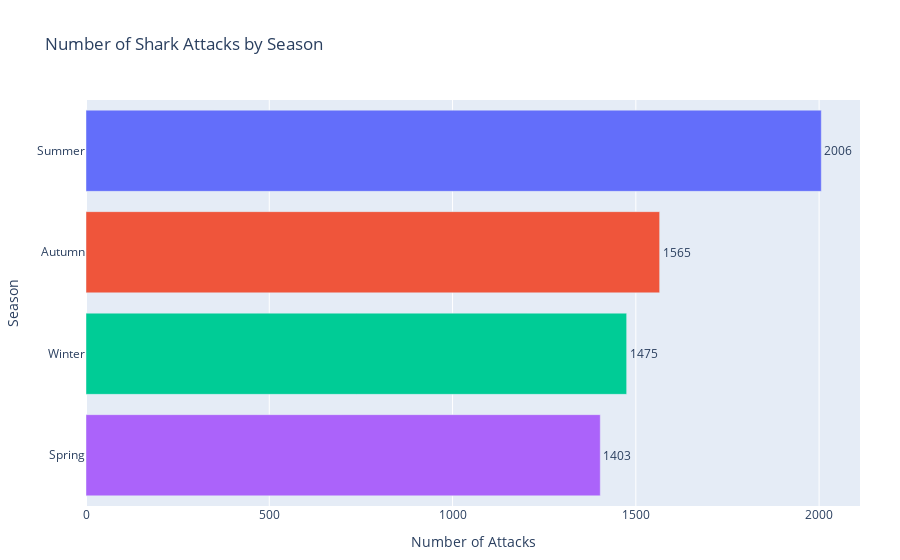

The cell this chart's notebook holds for it:
### Markdown cell above
#### 2. Seasons corresponding to shark attacks

### Code cell
#Number of attacks per season
season_counts = df['Season'].value_counts().reset_index()
season_counts.columns = ['Season', 'Number of Attacks']

#create an interactive horizontal bar chart
fig = px.bar(season_counts,
             x='Number of Attacks',
             y='Season',
             color='Season',
             orientation='h',
             title='Number of Shark Attacks by Season',
             text='Number of Attacks')

#Layout adjustments
fig.update_traces(textposition='outside')
fig.update_layout(xaxis_title='Number of Attacks',
                  yaxis_title='Season',
                  showlegend=False,
                  margin=dict(t=100, b=40, l=60, r=40))
fig.show()

### Figure 1 — Plotly figure (JSON) as saved in the notebook; plotly's stock layout.template omitted (floating-point values rounded to 4 significant figures)
{"data": [{"hovertemplate": "Season=%{y}<br>Number of Attacks=%{text}<extra></extra>", "legendgroup": "Summer", "marker": {"color": "#636efa", "pattern": {"shape": ""}}, "name": "Summer", "orientation": "h", "showlegend": true, "text": [2006.0], "textposition": "outside", "type": "bar", "x": [2006], "xaxis": "x", "y": ["Summer"], "yaxis": "y"}, {"hovertemplate": "Season=%{y}<br>Number of Attacks=%{text}<extra></extra>", "legendgroup": "Autumn", "marker": {"color": "#EF553B", "pattern": {"shape": ""}}, "name": "Autumn", "orientation": "h", "showlegend": true, "text": [1565.0], "textposition": "outside", "type": "bar", "x": [1565], "xaxis": "x", "y": ["Autumn"], "yaxis": "y"}, {"hovertemplate": "Season=%{y}<br>Number of Attacks=%{text}<extra></extra>", "legendgroup": "Winter", "marker": {"color": "#00cc96", "pattern": {"shape": ""}}, "name": "Winter", "orientation": "h", "showlegend": true, "text": [1475.0], "textposition": "outside", "type": "bar", "x": [1475], "xaxis": "x", "y": ["Winter"], "yaxis": "y"}, {"hovertemplate": "Season=%{y}<br>Number of Attacks=%{text}<extra></extra>", "legendgroup": "Spring", "marker": {"color": "#ab63fa", "pattern": {"shape": ""}}, "name": "Spring", "orientation": "h", "showlegend": true, "text": [1403.0], "textposition": "outside", "type": "bar", "x": [1403], "xaxis": "x", "y": ["Spring"], "yaxis": "y"}], "layout": {"barmode": "relative", "legend": {"title": {"text": "Season"}, "tracegroupgap": 0}, "margin": {"b": 40, "l": 60, "r": 40, "t": 100}, "showlegend": false, "title": {"text": "Number of Shark Attacks by Season"}, "xaxis": {"anchor": "y", "domain": [0, 1], "title": {"text": "Number of Attacks"}}, "yaxis": {"anchor": "x", "categoryarray": ["Spring", "Winter", "Autumn", "Summer"], "categoryorder": "array", "domain": [0, 1], "title": {"text": "Season"}}}}
